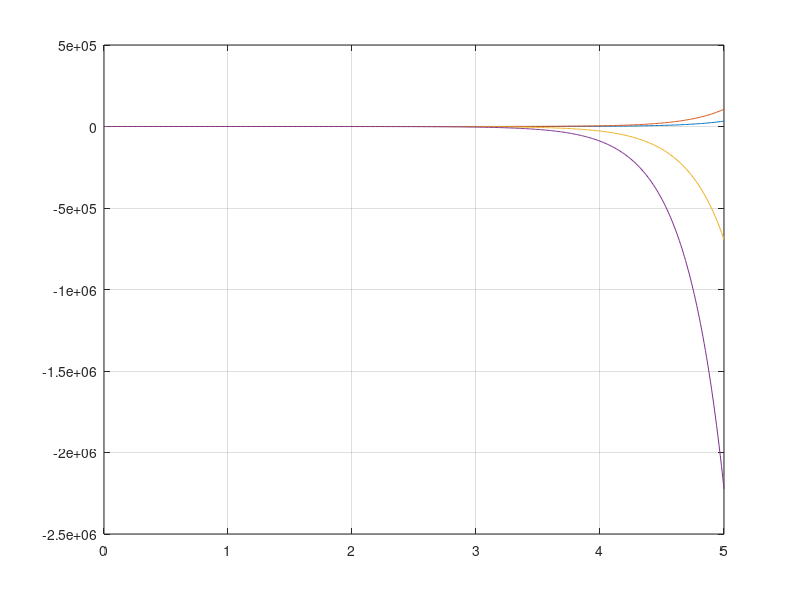
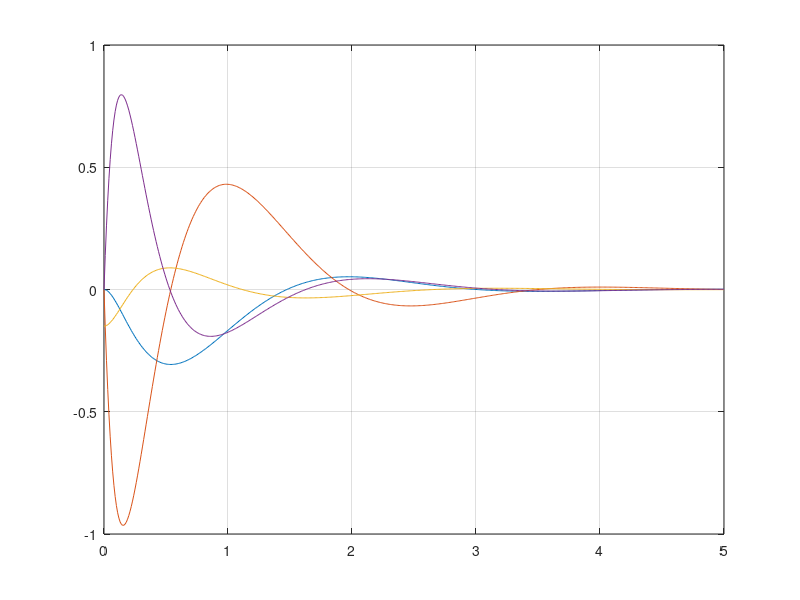

MATLAB code to generate these figures, in order: (Note: this script raises an error after producing the figures.)
clc,clear all,close all
A=[0 1 0 0;0 0 -.49 0;0 0 0 1;0 0 10.29 0];
B=[0 .2 0 -.2]';
C=[1 0 0 0;0 0 1 0];
S=ss(A,B,C,0);
K=acker(A,B,[-1.25+2.0532j -1.25-2.0532j -6.25 -6.25]);
Ar=A-B*K;
Sr=ss(Ar,zeros(4,1),C,0);
X0=[0 0 -.15 0]';
[y1,t1,x1]=initial(S,X0,0:.01:5);
[y2,t2,x2]=initial(Sr,X0,0:.01:5);
plot(t1,x1),grid
figure,plot(t2,x2);grid
%Animacion del Pendulo sin controlar
figure,carro(x1(1:200,3),x1(1:200,1),1,[],[-1,4])
clc,disp('Pulsa una tecla para ver la siguiente simulacion')
pause
%Animacion del Pendulo Controlado
figure,carro(x2(:,3),x2(:,1),1,-K*x2',[-1,4])
